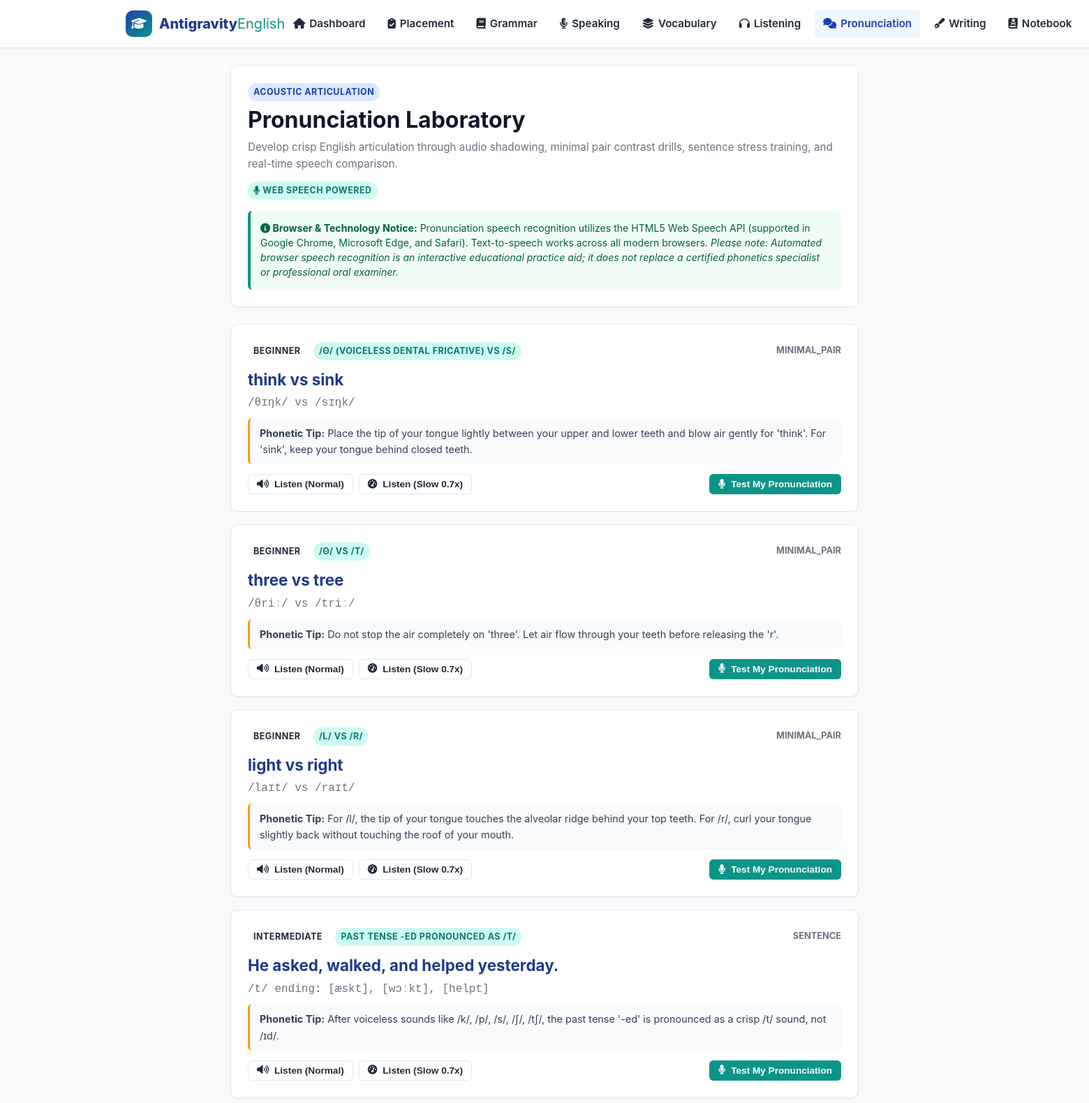
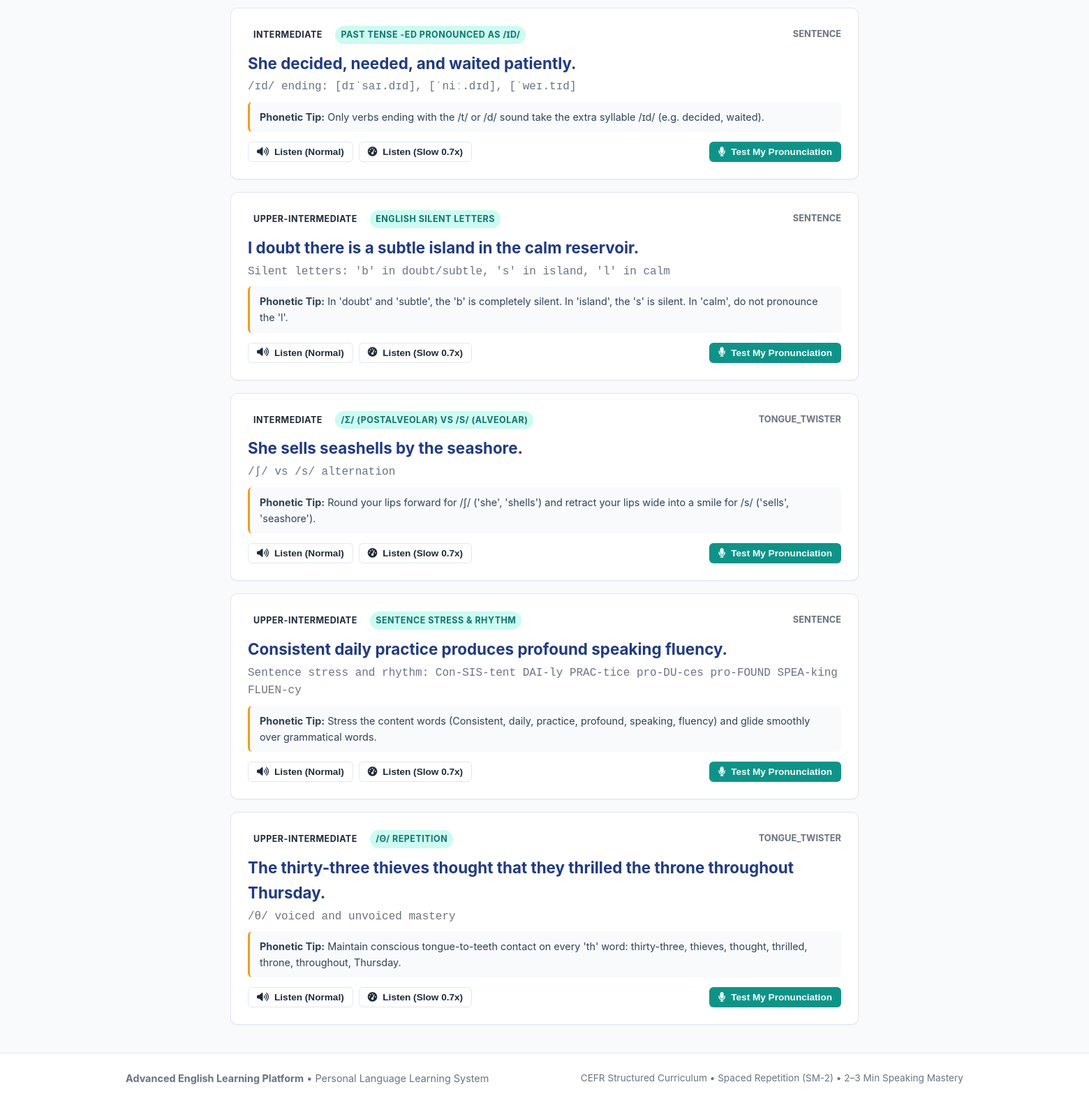
Screenshot of /pronunciation/ (signed in) with the database file from the repository (2 pictures, top to bottom).
### tables this page shows
CREATE TABLE pronunciation_items (
    id INTEGER PRIMARY KEY AUTOINCREMENT,
    target_text TEXT NOT NULL,
    item_type TEXT NOT NULL,
    phonetic TEXT,
    focus_sound TEXT,
    difficulty TEXT NOT NULL,
    tip TEXT NOT NULL
);

### routes/pronunciation.py (the view)
@bp.route('')
@bp.route('/')
@login_required
def index():
    db = get_db()
    difficulty = request.args.get('difficulty', '').strip()
    item_type = request.args.get('type', '').strip()
    query = "SELECT * FROM pronunciation_items WHERE 1=1"
    params = []
    if difficulty:
        query += " AND difficulty = ?"
        params.append(difficulty)
    if item_type:
        query += " AND item_type = ?"
        params.append(item_type)
    query += " ORDER BY id ASC"
    cur = db.execute(query, params)
    items = cur.fetchall()
    return render_template('pronunciation.html', items=items, selected_difficulty=difficulty, selected_type=item_type)

### database/db.py (called while the page is built)
def get_db():
    if 'db' not in g:
        db_path = current_app.config['DATABASE']
        db_dir = os.path.dirname(db_path)
        if db_dir and not os.path.exists(db_dir):
            os.makedirs(db_dir, exist_ok=True)
        g.db = sqlite3.connect(db_path)
        g.db.row_factory = sqlite3.Row
        g.db.execute("PRAGMA foreign_keys = ON;")
    return g.db

### routes/auth.py (called while the page is built)
def login_required(view):
    @functools.wraps(view)
    def wrapped_view(**kwargs):
        if g.user is None:
            flash("Please log in or continue as guest to access this section.", "info")
            return redirect(url_for('auth.login', next=request.url))
        return view(**kwargs)
    return wrapped_view

### templates/pronunciation.html (shortened to what this page needs)
{% extends "base.html" %}
{% block content %}
<div style="max-width:900px;margin:0 auto;">
  <div class="card" style="margin-bottom:24px;">
    <div style="display:flex;justify-content:space-between;align-items:flex-start;flex-wrap:wrap;gap:12px;">
      <div>
        <span class="badge badge-a1" style="margin-bottom:6px;">Acoustic Articulation</span>
        <h1 style="font-size:2rem;margin-bottom:6px;">Pronunciation Laboratory</h1>
        <p style="color:var(--text-muted);font-size:0.95rem;">
          Develop crisp English articulation through audio shadowing, minimal pair contrast drills, sentence stress training, and real-time speech comparison.
        </p>
      </div>
      <div>
        <span class="badge badge-b1"><i class="fas fa-microphone"></i> Web Speech Powered</span>
      </div>
    </div>
    <div style="margin-top:16px;background:#f0fdf4;border-left:4px solid var(--secondary);padding:14px;border-radius:6px;font-size:0.88rem;color:#065f46;line-height:1.5;">
      <strong><i class="fas fa-info-circle"></i> Browser & Technology Notice:</strong>
      Pronunciation speech recognition utilizes the HTML5 Web Speech API (supported in Google Chrome, Microsoft Edge, and Safari). Text-to-speech works across all modern browsers.
      <em>Please note: Automated browser speech recognition is an interactive educational practice aid; it does not replace a certified phonetics specialist or professional oral examiner.</em>
    </div>
  </div>
  <div style="display:flex;flex-direction:column;gap:18px;margin-bottom:40px;">
    {% for item in items %}
      <div class="card pronunciation-item" data-target="{{ item.target_text }}">
        <div style="display:flex;justify-content:space-between;align-items:center;margin-bottom:10px;">
          <div>
            <span class="badge badge-{{ item.difficulty[:2]|lower }}">{{ item.difficulty }}</span>
            <span class="badge badge-b1" style="margin-left:6px;">{{ item.focus_sound }}</span>
          </div>
          <span style="font-size:0.8rem;text-transform:uppercase;color:var(--text-muted);font-weight:700;">{{ item.item_type }}</span>
        </div>
        <div style="font-size:1.4rem;font-weight:700;color:var(--primary-dark);margin-bottom:4px;">
          {{ item.target_text }}
        </div>
        {% if item.phonetic %}
          <div style="font-family:monospace;font-size:1rem;color:var(--text-muted);margin-bottom:8px;">
            {{ item.phonetic }}
          </div>
        {% endif %}
        <div style="font-size:0.9rem;color:#334155;background:#f8fafc;padding:10px 14px;border-radius:6px;border-left:3px solid var(--accent);margin-bottom:14px;">
          <strong>Phonetic Tip:</strong> {{ item.tip }}
        </div>
        <div style="display:flex;justify-content:space-between;align-items:center;flex-wrap:wrap;gap:10px;">
          <div style="display:flex;gap:8px;">
            <button class="btn btn-outline btn-sm btn-listen">
              <i class="fas fa-volume-up"></i> Listen (Normal)
            </button>
            <button class="btn btn-outline btn-sm btn-listen-slow">
              <i class="fas fa-tachometer-alt"></i> Listen (Slow 0.7x)
            </button>
          </div>
          <div>
            <button class="btn btn-secondary btn-sm btn-record-speech">
              <i class="fas fa-microphone"></i> Test My Pronunciation
            </button>
          </div>
        </div>
      </div>
    {% endfor %}
  </div>
</div>
{% endblock %}

### static/css/style.css (style rules this page uses)
:root { --primary: #1e40af; --primary-light: #3b82f6; --primary-dark: #1e3a8a; --primary-subtle: #eff6ff; --secondary: #0d9488; --secondary-light: #14b8a6; --secondary-subtle: #f0fdfa; --accent: #f59e0b; --accent-light: #fbbf24; --accent-subtle: #fffbeb; --success: #16a34a; --success-subtle: #f0fdf4; --warning: #d97706; --warning-subtle: #fffbeb; --danger: #dc2626; --danger-subtle: #fef2f2; --text-main: #1f2937; --text-muted: #6b7280; --text-light: #9ca3af; --bg-page: #f8fafc; --bg-card: #ffffff; --bg-card-subtle: #f1f5f9; --border-color: #e2e8f0; --border-focus: #3b82f6; --shadow-sm: 0 1px 2px 0 rgba(0, 0, 0, 0.05); --shadow-md: 0 4px 6px -1px rgba(0, 0, 0, 0.1), 0 2px 4px -1px rgba(0, 0, 0, 0.06); --shadow-lg: 0 10px 15px -3px rgba(0, 0, 0, 0.1), 0 4px 6px -2px rgba(0, 0, 0, 0.05); --radius-sm: 6px; --radius-md: 10px; --radius-lg: 16px; --radius-full: 9999px; --font-main: -apple-system, BlinkMacSystemFont, "Segoe UI", Roboto, Helvetica, Arial, sans-serif; --font-km: "Hanuman", "Kantumruy Pro", "Khmer OS", -apple-system, sans-serif; }
* { box-sizing: border-box; margin: 0; padding: 0; }
body { font-family: var(--font-main); background-color: var(--bg-page); color: var(--text-main); line-height: 1.6; min-height: 100vh; display: flex; flex-direction: column; }
h1, h2, h3, h4, h5, h6 { color: #0f172a; font-weight: 700; line-height: 1.3; }
.card { background-color: var(--bg-card); border: 1px solid var(--border-color); border-radius: var(--radius-md); padding: 24px; box-shadow: var(--shadow-sm); transition: transform 0.15s ease, box-shadow 0.15s ease; }
.btn { display: inline-flex; align-items: center; justify-content: center; gap: 8px; font-weight: 600; font-size: 0.95rem; padding: 10px 18px; border-radius: var(--radius-sm); border: 1px solid transparent; cursor: pointer; transition: all 0.15s ease; text-decoration: none; }
.btn-secondary { background-color: var(--secondary); color: #ffffff; }
.btn-outline { background-color: transparent; border-color: var(--border-color); color: var(--text-main); }
.btn-sm { padding: 6px 12px; font-size: 0.85rem; }
.badge { display: inline-block; padding: 3px 8px; border-radius: var(--radius-full); font-size: 0.78rem; font-weight: 700; text-transform: uppercase; letter-spacing: 0.5px; }
.badge-a1 { background-color: #dbeafe; color: #1e40af; }
.badge-b1 { background-color: #ccfbf1; color: #0f766e; }

### rows the page displays
pronunciation_items: difficulty "BEGINNER", focus_sound "/Θ/ (VOICELESS DENTAL FRICATIVE) VS /S/", item_type "MINIMAL_PAIR", target_text "think vs sink", phonetic "/θɪŋk/ vs /sɪŋk/", tip "Place the tip of your tongue lightly between your upper and lower teeth and blow air gently for 'think'. For 'sink', keep your tongue behind closed teeth."
pronunciation_items: difficulty "BEGINNER", focus_sound "/Θ/ VS /T/", item_type "MINIMAL_PAIR", target_text "three vs tree", phonetic "/θriː/ vs /triː/", tip "Do not stop the air completely on 'three'. Let air flow through your teeth before releasing the 'r'."
pronunciation_items: difficulty "BEGINNER", focus_sound "/L/ VS /R/", item_type "MINIMAL_PAIR", target_text "light vs right", phonetic "/laɪt/ vs /raɪt/", tip "For /l/, the tip of your tongue touches the alveolar ridge behind your top teeth. For /r/, curl your tongue slightly back without touching the roof of your mouth."
pronunciation_items: difficulty "INTERMEDIATE", focus_sound "PAST TENSE -ED PRONOUNCED AS /T/", item_type "SENTENCE", target_text "He asked, walked, and helped yesterday.", phonetic "/t/ ending: [æskt], [wɔːkt], [helpt]", tip "After voiceless sounds like /k/, /p/, /s/, /ʃ/, /tʃ/, the past tense '-ed' is pronounced as a crisp /t/ sound, not /ɪd/."
pronunciation_items: difficulty "INTERMEDIATE", focus_sound "PAST TENSE -ED PRONOUNCED AS /ꞮD/", item_type "SENTENCE", target_text "She decided, needed, and waited patiently.", phonetic "/ɪd/ ending: [dɪˈsaɪ.dɪd], [ˈniː.dɪd], [ˈweɪ.tɪd]", tip "Only verbs ending with the /t/ or /d/ sound take the extra syllable /ɪd/ (e.g. decided, waited)."
pronunciation_items: difficulty "UPPER-INTERMEDIATE", focus_sound "ENGLISH SILENT LETTERS", item_type "SENTENCE", target_text "I doubt there is a subtle island in the calm reservoir.", phonetic "Silent letters: 'b' in doubt/subtle, 's' in island, 'l' in calm", tip "In 'doubt' and 'subtle', the 'b' is completely silent. In 'island', the 's' is silent. In 'calm', do not pronounce the 'l'."
pronunciation_items: difficulty "INTERMEDIATE", focus_sound "/Ʃ/ (POSTALVEOLAR) VS /S/ (ALVEOLAR)", item_type "TONGUE_TWISTER", target_text "She sells seashells by the seashore.", phonetic "/ʃ/ vs /s/ alternation", tip "Round your lips forward for /ʃ/ ('she', 'shells') and retract your lips wide into a smile for /s/ ('sells', 'seashore')."
pronunciation_items: difficulty "UPPER-INTERMEDIATE", focus_sound "SENTENCE STRESS & RHYTHM", item_type "SENTENCE", target_text "Consistent daily practice produces profound speaking fluency.", phonetic "Sentence stress and rhythm: Con-SIS-tent DAI-ly PRAC-tice pro-DU-ces pro-FOUND SPEA-king FLUEN-cy", tip "Stress the content words (Consistent, daily, practice, profound, speaking, fluency) and glide smoothly over grammatical words."
pronunciation_items: difficulty "UPPER-INTERMEDIATE", focus_sound "/Θ/ REPETITION", item_type "TONGUE_TWISTER", target_text "The thirty-three thieves thought that they thrilled the throne throughout Thursday.", phonetic "/θ/ voiced and unvoiced mastery", tip "Maintain conscious tongue-to-teeth contact on every 'th' word: thirty-three, thieves, thought, thrilled, throne, throughout, Thursday."
